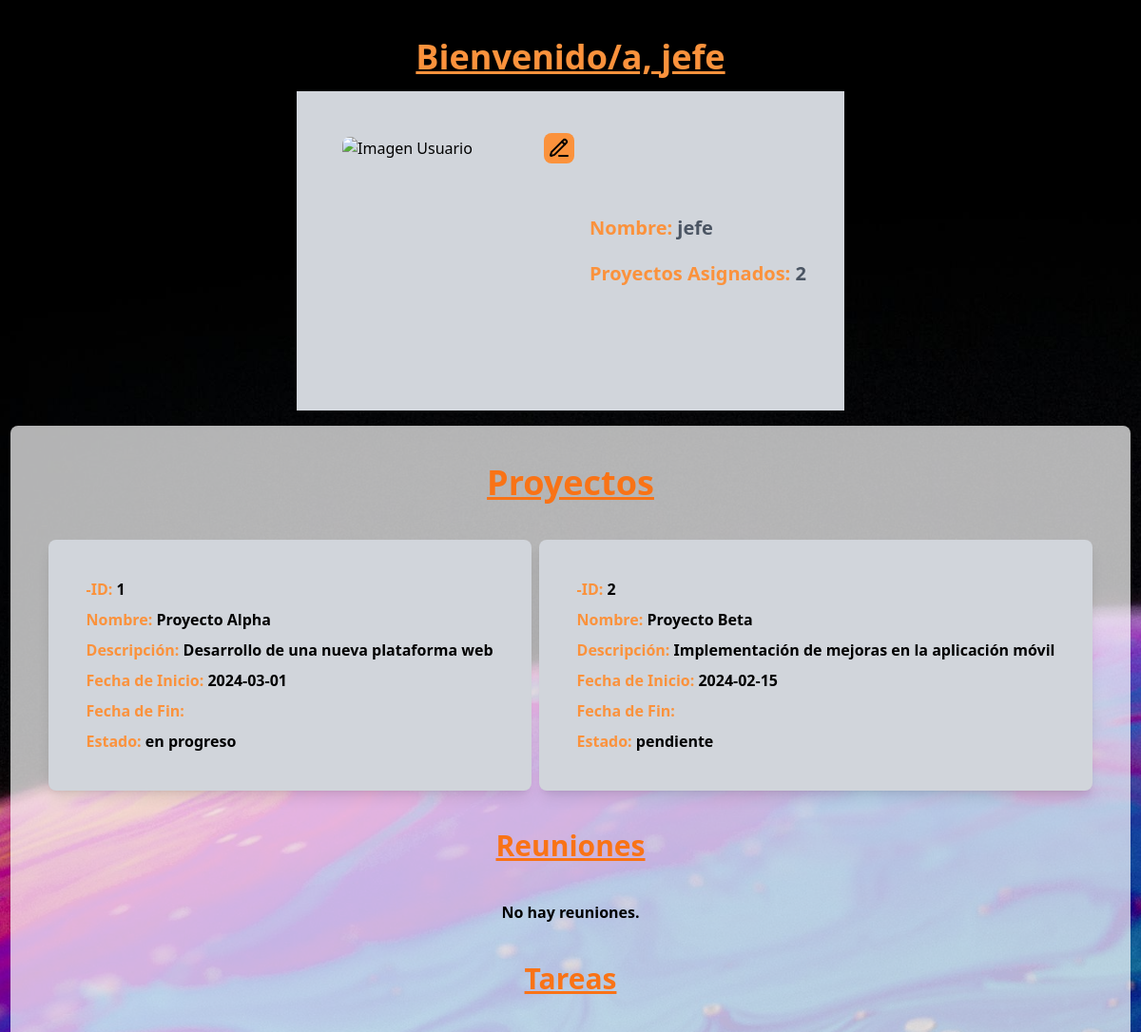
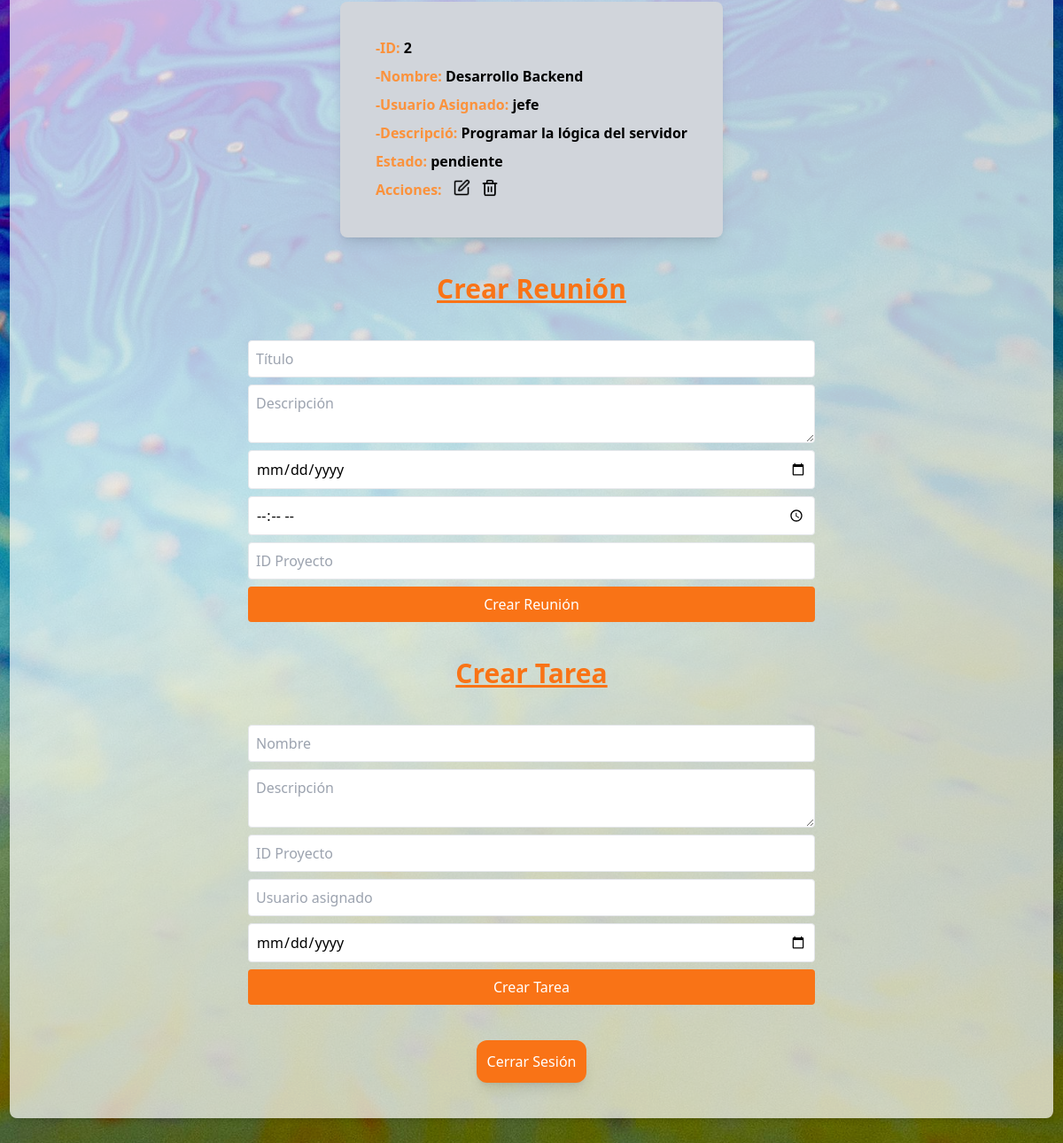
/php/jefeEquipo/jefes-equipo.php (signed in), run on the app's committed database (2 pictures, top to bottom).
### tables this page shows
CREATE TABLE proyectos (
    id_proyecto INT AUTO_INCREMENT PRIMARY KEY,
    nombre VARCHAR(100) NOT NULL,
    descripcion TEXT,
    fecha_inicio DATE NOT NULL,
    fecha_fin DATE CHECK (fecha_fin IS NULL OR fecha_fin > fecha_inicio), 
    estado ENUM('pendiente', 'en progreso', 'completado') NOT NULL
);

CREATE TABLE tareas (
    id_tarea INT AUTO_INCREMENT PRIMARY KEY,
    nombre VARCHAR(100) NOT NULL,
    descripcion TEXT,
    id_proyecto INT NOT NULL,
    usuario VARCHAR(50) NOT NULL,
    fecha_asignacion DATE NOT NULL,
    fecha_vencimiento DATE CHECK (fecha_vencimiento IS NULL OR fecha_vencimiento > fecha_asignacion),
    estado ENUM('pendiente', 'en progreso', 'completada') NOT NULL,
    FOREIGN KEY (id_proyecto) REFERENCES proyectos(id_proyecto) ON DELETE CASCADE,
    FOREIGN KEY (usuario) REFERENCES usuarios(usuario) ON DELETE CASCADE
);

### php/jefeEquipo/jefes-equipo.php (the view, shortened to what this page needs)
<?php
$usuario = $_SESSION['usuario'];
$con = crearConexion();
$sql_reuniones = "SELECT * FROM reuniones WHERE id_proyecto = ?";
$stmt = $con->prepare($sql_reuniones);
$stmt->bind_param("s", $usuario);
$stmt->execute();
$reuniones = $stmt->get_result();
$sql_tareas = "SELECT * FROM tareas WHERE usuario = ?";
$stmt = $con->prepare($sql_tareas);
$stmt->bind_param("s", $usuario);
$stmt->execute();
$tareas = $stmt->get_result();
$sql_proyectos = "SELECT * FROM proyectos";
$proyectos = $con->query($sql_proyectos);
$usuario = $_SESSION['usuario'];
$imagen_perfil = '';
$default_image = '../../img/perfilPorDefecto.png';
if (empty($imagen_perfil) || !file_exists($imagen_perfil)) {
    $imagen_a_mostrar = $default_image;
} else {
    $imagen_a_mostrar = $imagen_perfil;
}
?>
<!DOCTYPE html>
<html>
<head>
    <script src="https://cdn.tailwindcss.com"></script>
</head>
<body class="w-full min-h-screen flex flex-col justify-center gap-4 items-center bg-cover bg-center bg-fixed z-10 py-10 bg-[url('../../img/pixels14.jpg')]">
        <h2 class="font-bold text-orange-400 text-4xl underline">Bienvenido/a, <?php echo htmlspecialchars($usuario); ?></h2>
    <section class="flex flex-col md:flex-row justify-center items-center bg-gray-300 p-10 gap-3">
                <div class=" flex flex-col items-center justify-center relative p-2 ">
                <img src="<?php echo htmlspecialchars($imagen_a_mostrar); ?>"
     alt="Imagen Usuario"
     class="w-[15em] h-[15em] rounded-lg"
     id="profileImage"
/>
    <button class="absolute right-1 top-1" id="uploadButton">
        <img src="../../img/pencil-line.svg" alt="Editar imagen" class="bg-orange-400 rounded-lg p-1"/>
    </button>
                </div>
                <div class="flex flex-col text-xl justify-center gap-5">
                <p class="text-orange-400 font-bold">Nombre: <span class="text-gray-600"> <?php echo htmlspecialchars($usuario); ?></span></p>
                <p class="text-orange-400 font-bold">Proyectos Asignados:<span class="text-gray-600"> <?php echo htmlspecialchars($proyectos->num_rows); ?></span></p>
            </div>
    </section>
        <div class="flex flex-col p-10 gap-10 bg-white bg-opacity-70 justify-center items-center shadow-md rounded-lg">
        <h2 class="font-bold text-orange-500 text-4xl underline">Proyectos</h2>
        <ul class="flex flex-wrap gap-2 justify-center items-center w-full">
            <?php while ($proyecto = $proyectos->fetch_assoc()) { ?>
                <li class="flex gap-5">
                    <?php
                    echo
                    "<div class='flex w-full bg-gray-300 gap-2 rounded-lg shadow-lg p-5'>".
                    "<div class='flex flex-col w-full gap-2 p-5'>".
                        "<p class='font-bold text-orange-400'>-ID: <span class='text-black'>".htmlspecialchars($proyecto['id_proyecto'])."</p>".
                        "<p class='font-bold text-orange-400'>Nombre: <span class='text-black'>".htmlspecialchars($proyecto['nombre'])."</p>".
                        "<p class='font-bold text-orange-400'>Descripción: <span class='text-black'>".htmlspecialchars($proyecto['descripcion'])."</p>".
                        "<p class='font-bold text-orange-400'>Fecha de Inicio: <span class='text-black'>".htmlspecialchars($proyecto['fecha_inicio'])."</p>".
                        "<p class='font-bold text-orange-400'>Fecha de Fin: <span class='text-black'>".htmlspecialchars($proyecto['fecha_fin'])."</p>".
                        "<p class='font-bold text-orange-400'>Estado: <span class='text-black'>".htmlspecialchars($proyecto['estado'])."</p>"
                    ?>
                <?php echo "</div></div>"; ?>
                </li>
            <?php } ?>
        </ul>
        <h3 class="font-bold text-orange-500 text-3xl underline">Reuniones</h3>
        <ul class="flex flex-wrap gap-2 justify-center items-center w-full">
        <?php if ($reuniones->num_rows == 0) { ?>
                        <span class="text-center font-bold">No hay reuniones.</span>
                    <?php } ?>
        </ul>
        <h3 class="font-bold text-orange-500 text-3xl underline">Tareas</h3>
        <ul class="flex flex-wrap gap-2 justify-center items-center w-full">
            <?php while ($tarea = $tareas->fetch_assoc()) { ?>
                <li class="flex gap-5">
                    <?php
                    echo
                    "<div class='flex w-full bg-gray-300 gap-2 rounded-lg shadow-lg p-5'>".
                    "<div class='flex flex-col w-full gap-2 p-5'>".
                        " <p class='font-bold text-orange-400'>-ID: <span class='text-black'>". htmlspecialchars($tarea['id_tarea'])."</span></p> ".
                        " <p class='font-bold text-orange-400'>-Nombre: <span class='text-black'>".htmlspecialchars($tarea['nombre'])."</p> ".
                        " <p class='font-bold text-orange-400'>-Usuario Asignado: <span class='text-black'>".htmlspecialchars($tarea['usuario'])."</p>".
                        " <p class='font-bold text-orange-400'>-Descripció: <span class='text-black'>".htmlspecialchars($tarea['descripcion'])."</p>".
                        " <p class='font-bold text-orange-400'>Estado: <span class='text-black'>".htmlspecialchars($tarea['estado'])."</p>"
                     ?>
                    <div class="flex gap-3">
                        <span class="font-bold text-orange-400">Acciones:</span>
                        <form method="POST" action="">
                            <button type="submit" name="editar_tarea" class="cursor-pointer">
                                <img src='../../img/square-pen.png' alt='Editar' style='width: 20px; height: 20px;'
                                    class='hover:bg-green-500 hover:scale-105' />
                            </button>
                        </form>
                        <form method="POST" action="">
                            <button type="submit"
                                onclick="return confirm('¿Estás seguro de que quieres eliminar este usuario?');"
                                class="cursor-pointer">
                                <img src="../../img/trash-2.png" alt="Eliminar" style="width: 20px; height: 20px;"
                                    class="hover:bg-red-500 hover:scale-105">
                            </button>
                        </form>
                    </div>
                <?php echo "</div></div>"; ?>
                </li>
            <?php } ?>
        </ul>
        <h3 class="font-bold text-orange-500 text-3xl underline">Crear Reunión</h3>
        <form method="post" class="flex flex-col w-[40em]  gap-2">
            <input type="text" name="titulo" placeholder="Título" required class="p-2 border rounded" />
            <textarea name="descripcion" placeholder="Descripción" required class="p-2 border rounded"></textarea>
            <input type="date" name="fecha" required class="p-2 border rounded" />
            <input type="time" name="hora" required class="p-2 border rounded" />
            <input type="number" name="id_proyecto" placeholder="ID Proyecto" required class="p-2 border rounded" />
            <button type="submit" name="crear_reunion"
                class="p-2 bg-orange-500 hover:bg-orange-700 cursor-pointer text-white rounded">Crear Reunión</button>
        </form>
        <h3 class="font-bold text-orange-500 text-3xl underline">Crear Tarea</h3>
        <form method="post" class="flex flex-col w-[40em]  gap-2">
            <input type="text" name="nombre" placeholder="Nombre" required class="p-2 border rounded" />
            <textarea name="descripcion" placeholder="Descripción" required class="p-2 border rounded"></textarea>
            <input type="number" name="id_proyecto" placeholder="ID Proyecto" required class="p-2 border rounded" />
            <input type="text" name="usuario_asignado" placeholder="Usuario asignado" required
                class="p-2 border rounded" />
            <input type="date" name="fecha_vencimiento" required class="p-2 border rounded" />
            <button type="submit" name="crear_tarea"
                class="p-2 bg-orange-500 hover:bg-orange-700 cursor-pointer text-white rounded">Crear Tarea</button>
        </form>
        <form action="../logout.php" method="POST">
            <button type="submit"
                class="p-2 bg-orange-500 rounded-xl shadow-lg cursor-pointer p-3 text-white hover:bg-orange-700">Cerrar
                Sesión</button>
        </form>
        </div>
</body>
</html>

### data on the page
proyectos: id_proyecto "1", nombre "Proyecto Alpha", descripcion "Desarrollo de una nueva plataforma web", fecha_inicio "2024-03-01", estado "en progreso"
proyectos: id_proyecto "2", nombre "Proyecto Beta", descripcion "Implementación de mejoras en la aplicación móvil", fecha_inicio "2024-02-15", estado "pendiente"
tareas: id_tarea "2", nombre "Desarrollo Backend", usuario "jefe", descripcion "Programar la lógica del servidor", estado "pendiente"

### other printed values
$usuario "jefe"
$proyectos->num_rows "2"
